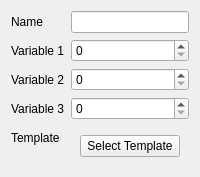
            <widget class="QWidget" name="stackFeatureDetectionOptions">
             <layout class="QVBoxLayout" name="verticalLayout_6">
              <item>
               <layout class="QFormLayout" name="formLayoutFeatureDetectionOptions">
                <item row="0" column="0">
                 <widget class="QLabel" name="labelFeatureDetectionName">
                  <property name="text">
                   <string>Name</string>
                  </property>
                 </widget>
                </item>
                <item row="0" column="1">
                 <widget class="QLineEdit" name="lineEditFeatureDetectionName"/>
                </item>
                <item row="1" column="0">
                 <widget class="QLabel" name="labelFeatureDetectionVariable1">
                  <property name="text">
                   <string>Variable 1</string>
                  </property>
                 </widget>
                </item>
                <item row="1" column="1">
                 <widget class="QSpinBox" name="spinBoxFeatureDetectionVariable1">
                  <property name="maximum">
                   <number>100000</number>
                  </property>
                 </widget>
                </item>
                <item row="2" column="0">
                 <widget class="QLabel" name="labelFeatureDetectionVariable2">
                  <property name="text">
                   <string>Variable 2</string>
                  </property>
                 </widget>
                </item>
                <item row="2" column="1">
                 <widget class="QSpinBox" name="spinBoxFeatureDetectionVariable2">
                  <property name="maximum">
                   <number>100000</number>
                  </property>
                 </widget>
                </item>
                <item row="3" column="0">
                 <widget class="QLabel" name="labelFeatureDetectionVariable3">
                  <property name="text">
                   <string>Variable 3</string>
                  </property>
                 </widget>
                </item>
                <item row="3" column="1">
                 <widget class="QSpinBox" name="spinBoxFeatureDetectionVariable3">
                  <property name="maximum">
                   <number>100000</number>
                  </property>
                 </widget>
                </item>
                <item row="4" column="0">
                 <widget class="QLabel" name="labelFeatureDetectionTemplate">
                  <property name="text">
                   <string>Template</string>
                  </property>
                 </widget>
                </item>
                <item row="4" column="1">
                 <widget class="QWidget" name="widgetFeatureDetectionTemplate" native="true">
                  <layout class="QVBoxLayout" name="verticalLayout_8">
                   <item>
                    <widget class="QPushButton" name="buttonFeatureDetectionTemplate">
                     <property name="text">
                      <string>Select Template</string>
                     </property>
                    </widget>
                   </item>
                  </layout>
                 </widget>
                </item>
               </layout>
              </item>
             </layout>
            </widget>
